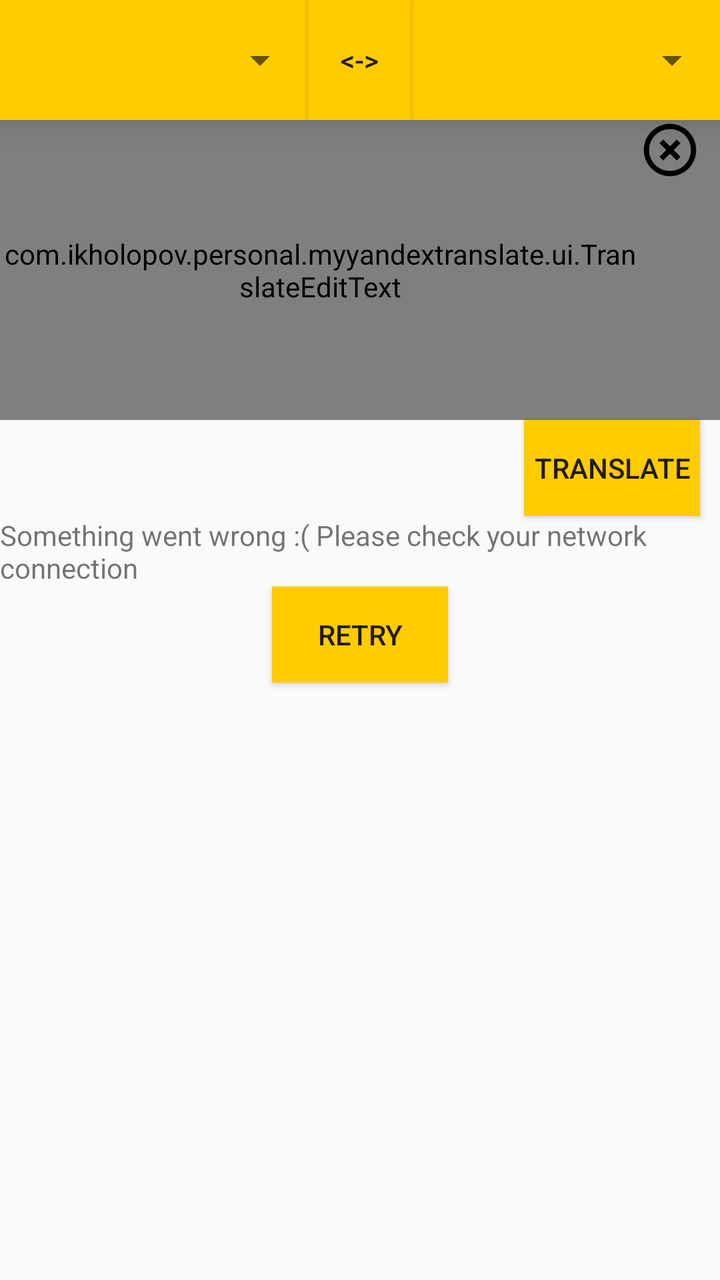
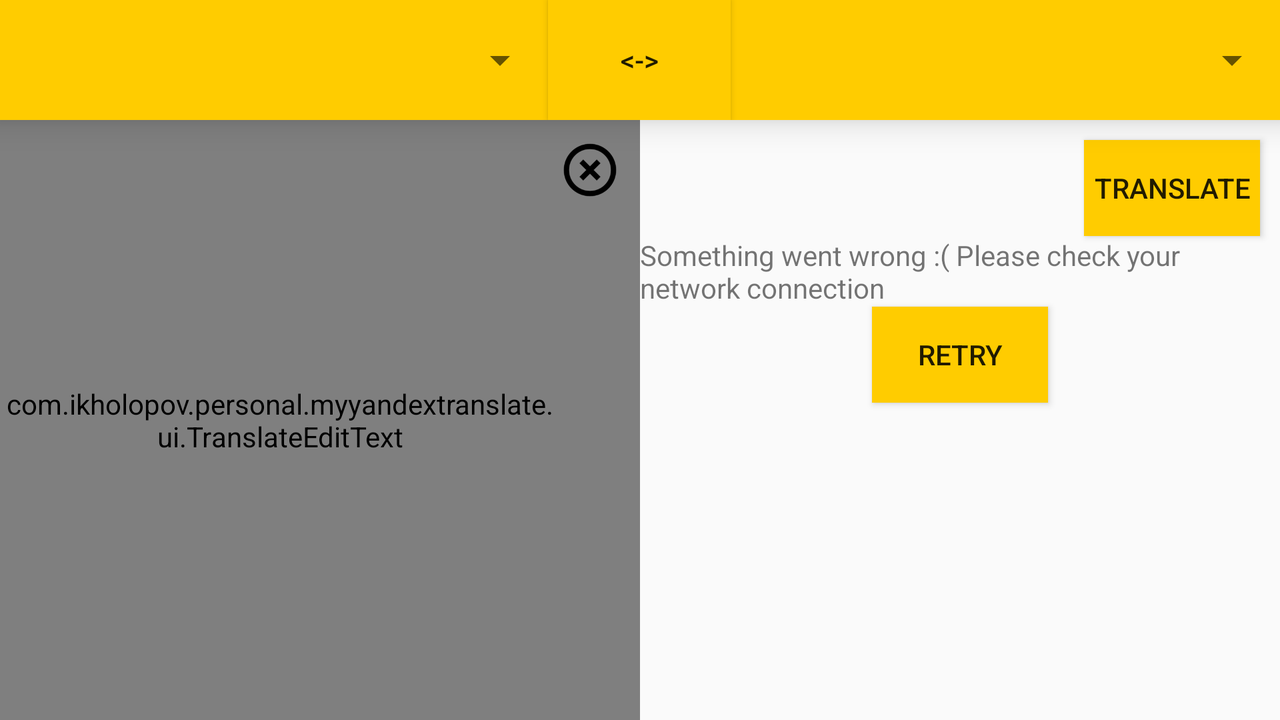

The same Android screen from two of the app's own layout files: first res/layout/ as a phone draws it, then the repository's variant for another configuration, drawn on a device whose configuration selects that folder. Both files follow.
<!-- AndroidManifest.xml: application theme AppTheme -->
<!-- res/layout/fragment_translate.xml -->
<FrameLayout xmlns:android="http://schemas.android.com/apk/res/android"
    xmlns:tools="http://schemas.android.com/tools"
    android:layout_width="match_parent"
    android:layout_height="match_parent"
    xmlns:app="http://schemas.android.com/apk/res-auto"
    tools:context="com.ikholopov.personal.myyandextranslate.TranslateFragment">
    <LinearLayout
        android:id="@+id/translate_layout"
        android:layout_width="match_parent"
        android:layout_height="match_parent"
        android:orientation="vertical">
        <LinearLayout
            android:layout_width="match_parent"
            android:layout_height="60dp"
            android:elevation="10dp"
            android:background="@color/colorPrimary"
            android:orientation="horizontal">
            <Spinner
                android:id="@+id/left_spinner"
                android:layout_width="0dp"
                android:layout_height="match_parent"
                android:layout_weight="6">
            </Spinner>
            <android.support.v7.widget.AppCompatButton
                android:id="@+id/swap_button"
                android:layout_width="0px"
                android:layout_height="match_parent"
                android:layout_weight="2"
                android:background="@color/colorPrimary"
                android:text="@string/arrows"/>
            <Spinner
                android:id="@+id/right_spinner"
                android:layout_width="0dp"
                android:layout_height="match_parent"
                android:layout_weight="6">
            </Spinner>
        </LinearLayout>
        <LinearLayout
            android:layout_width="match_parent"
            android:layout_height="0dp"
            android:layout_weight="2"
            android:elevation="0dp"
            android:orientation="vertical">
            <FrameLayout
                android:layout_width="match_parent"
                android:layout_height="wrap_content">
                <com.ikholopov.personal.myyandextranslate.ui.TranslateEditText
                    android:id="@+id/text_to_translate"
                    android:layout_width="match_parent"
                    android:layout_height="150dp"
                    android:hint="@string/translate_edit_text_hint"
                    android:gravity="top"
                    android:paddingRight="40dp"
                    android:imeOptions="actionDone"
                    android:inputType="textAutoCorrect|textCapSentences|textMultiLine" />
                <android.support.v7.widget.AppCompatButton
                    android:id="@+id/clear_text_to_translate"
                    android:layout_width="30dp"
                    android:layout_height="30dp"
                    android:layout_marginRight="10dp"
                    android:layout_gravity="end|top"
                    android:background="@mipmap/ic_clear" />
            </FrameLayout>
            <ScrollView
                android:id="@+id/translated_text_scroll_view"
                android:layout_width="match_parent"
                android:layout_height="match_parent"
                android:visibility="gone"
                android:layout_margin="20dp">
                <LinearLayout
                    android:layout_width="match_parent"
                    android:layout_height="wrap_content"
                    android:orientation="horizontal"
                    android:background="@color/colorPrimary">
                    <FrameLayout
                        android:layout_width="match_parent"
                        android:layout_height="match_parent">
                        <TextView
                            android:id="@+id/translated_text"
                            android:layout_width="wrap_content"
                            android:layout_height="match_parent"
                            android:elevation="5dp"
                            android:freezesText="true"
                            android:padding="10dp"
                            android:layout_marginRight="20dp"
                            android:textSize="20dp"/>

                        <android.support.v7.widget.AppCompatButton
                            android:id="@+id/translated_text_fav"
                            android:layout_width="40dp"
                            android:layout_height="40dp"
                            android:layout_gravity="end|top"/>
                    </FrameLayout>
                </LinearLayout>
            </ScrollView>
            <android.support.v7.widget.AppCompatButton
                android:id="@+id/translate_button"
                android:layout_width="wrap_content"
                android:layout_height="wrap_content"
                android:text="@string/translate_button"
                android:background="@color/colorPrimary"
                android:layout_gravity="end|top"
                android:layout_marginRight="10dp"
                android:elevation="20dp"/>
            <ProgressBar
                android:id="@+id/progress_bar_translation"
                style="?android:attr/progressBarStyleLarge"
                android:layout_width="wrap_content"
                android:layout_height="wrap_content"
                android:layout_gravity="center"
                android:visibility="gone">
            </ProgressBar>
            <TextView
                android:id="@+id/error_text"
                android:layout_width="wrap_content"
                android:layout_height="wrap_content"
                android:layout_gravity="center"
                android:text="@string/error_failed_to_translate"/>
            <android.support.v7.widget.AppCompatButton
                android:id="@+id/retry_button"
                android:layout_width="wrap_content"
                android:layout_height="wrap_content"
                android:layout_gravity="center"
                android:background="@color/colorPrimary"
                android:text="@string/retry"/>
        </LinearLayout>
    </LinearLayout>
</FrameLayout>
<!-- resources referenced by this layout -->
<resources>
  <color name="colorPrimary">#ffcc00</color>
  <!-- mipmap ic_clear: png bitmap (mipmap-hdpi, 1680 bytes) -->
  <string name="arrows" translatable="false">&lt;-&gt;</string>
  <string name="error_failed_to_translate">Something went wrong :( Please check your network connection</string>
  <string name="retry">Retry</string>
  <string name="translate_button">Translate</string>
  <string name="translate_edit_text_hint">Type text to translate ...</string>
  <style name="AppTheme" parent="Theme.AppCompat.Light.NoActionBar">
          
          <item name="colorPrimary">@color/colorPrimary</item>
          <item name="colorPrimaryDark">@color/colorPrimaryDark</item>
          <item name="colorAccent">@color/colorAccent</item>
      </style>
  <color name="colorPrimaryDark">#1c0200</color>
  <color name="colorAccent">#e61400</color>
</resources>
<!-- res/layout-land/fragment_translate.xml (the repository's variant of the layout above) -->
<!-- drawn on the phone turned sideways -->
<?xml version="1.0" encoding="utf-8"?>
<FrameLayout xmlns:android="http://schemas.android.com/apk/res/android"
    xmlns:tools="http://schemas.android.com/tools"
    android:layout_width="match_parent"
    android:layout_height="match_parent"
    xmlns:app="http://schemas.android.com/apk/res-auto"
    tools:context="com.ikholopov.personal.myyandextranslate.TranslateFragment">
    <LinearLayout
        android:id="@+id/translate_layout"
        android:layout_width="match_parent"
        android:layout_height="match_parent"
        android:orientation="vertical">
        <LinearLayout
            android:layout_width="match_parent"
            android:layout_height="60dp"
            android:elevation="10dp"
            android:background="@color/colorPrimary"
            android:orientation="horizontal">
            <Spinner
                android:id="@+id/left_spinner"
                android:layout_width="0dp"
                android:layout_height="match_parent"
                android:layout_weight="6">
            </Spinner>
            <android.support.v7.widget.AppCompatButton
                android:id="@+id/swap_button"
                android:layout_width="0px"
                android:layout_height="match_parent"
                android:layout_weight="2"
                android:background="@color/colorPrimary"
                android:text="@string/arrows"/>
            <Spinner
                android:id="@+id/right_spinner"
                android:layout_width="0dp"
                android:layout_height="match_parent"
                android:layout_weight="6">
            </Spinner>
        </LinearLayout>
        <LinearLayout
            android:layout_width="match_parent"
            android:layout_height="0dp"
            android:layout_weight="2"
            android:elevation="0dp"
            android:orientation="horizontal">
            <FrameLayout
                android:layout_width="0dp"
                android:layout_height="match_parent"
                android:layout_weight="1">
                <com.ikholopov.personal.myyandextranslate.ui.TranslateEditText
                    android:id="@+id/text_to_translate"
                    android:layout_width="match_parent"
                    android:layout_height="match_parent"
                    android:hint="@string/translate_edit_text_hint"
                    android:gravity="top"
                    android:paddingRight="40dp"
                    android:imeOptions="actionDone"
                    android:inputType="textAutoCorrect|textCapSentences|textMultiLine" />
                <android.support.v7.widget.AppCompatButton
                    android:id="@+id/clear_text_to_translate"
                    android:layout_width="30dp"
                    android:layout_height="30dp"
                    android:layout_marginTop="10dp"
                    android:layout_marginRight="10dp"
                    android:layout_gravity="end|top"
                    android:background="@mipmap/ic_clear" />
            </FrameLayout>
            <LinearLayout
                android:layout_width="0dp"
                android:layout_height="match_parent"
                android:layout_weight="1"
                android:orientation="vertical">

                <ScrollView
                    android:id="@+id/translated_text_scroll_view"
                    android:layout_width="match_parent"
                    android:layout_height="match_parent"
                    android:visibility="gone"
                    android:layout_margin="20dp">
                    <LinearLayout
                        android:layout_width="match_parent"
                        android:layout_height="wrap_content"
                        android:orientation="horizontal"
                        android:background="@color/colorPrimary">
                        <FrameLayout
                            android:layout_width="match_parent"
                            android:layout_height="match_parent">
                            <TextView
                                android:id="@+id/translated_text"
                                android:layout_width="match_parent"
                                android:layout_height="match_parent"
                                android:freezesText="true"
                                android:padding="10dp"
                                android:layout_marginRight="20dp"
                                android:textSize="20dp"/>
                            <android.support.v7.widget.AppCompatButton
                                android:id="@+id/translated_text_fav"
                                android:layout_width="40dp"
                                android:layout_height="40dp"
                                android:layout_gravity="end|top"/>
                        </FrameLayout>
                    </LinearLayout>
                </ScrollView>
                <android.support.v7.widget.AppCompatButton
                    android:id="@+id/translate_button"
                    android:layout_width="wrap_content"
                    android:layout_height="wrap_content"
                    android:text="@string/translate_button"
                    android:background="@color/colorPrimary"
                    android:layout_gravity="end|top"
                    android:layout_marginRight="10dp"
                    android:layout_marginTop="10dp"
                    android:elevation="20dp"/>
                <ProgressBar
                    android:id="@+id/progress_bar_translation"
                    style="?android:attr/progressBarStyleLarge"
                    android:layout_width="wrap_content"
                    android:layout_height="wrap_content"
                    android:layout_gravity="center"
                    android:visibility="gone">
                </ProgressBar>
                <TextView
                    android:id="@+id/error_text"
                    android:layout_width="wrap_content"
                    android:layout_height="wrap_content"
                    android:layout_gravity="center"
                    android:text="@string/error_failed_to_translate"/>
                <android.support.v7.widget.AppCompatButton
                    android:id="@+id/retry_button"
                    android:layout_width="wrap_content"
                    android:layout_height="wrap_content"
                    android:layout_gravity="center"
                    android:background="@color/colorPrimary"
                    android:text="@string/retry"/>
            </LinearLayout>
        </LinearLayout>
    </LinearLayout>
</FrameLayout>
